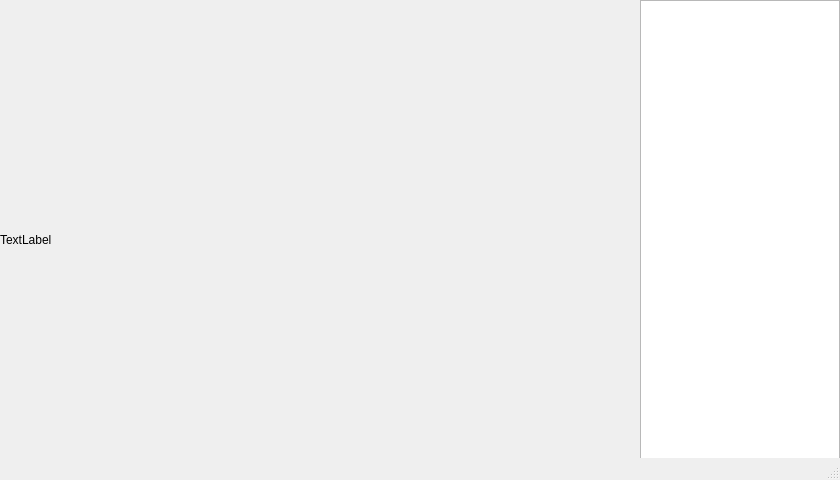
<?xml version="1.0" encoding="UTF-8"?>
<ui version="4.0">
 <class>MainWindow</class>
 <widget class="QMainWindow" name="MainWindow">
  <property name="geometry">
   <rect>
    <x>0</x>
    <y>0</y>
    <width>840</width>
    <height>480</height>
   </rect>
  </property>
  <property name="windowTitle">
   <string>ANPR</string>
  </property>
  <widget class="QWidget" name="centralwidget">
   <widget class="QLabel" name="imglabel">
    <property name="geometry">
     <rect>
      <x>0</x>
      <y>0</y>
      <width>640</width>
      <height>480</height>
     </rect>
    </property>
    <property name="text">
     <string>TextLabel</string>
    </property>
   </widget>
   <widget class="QTableWidget" name="tableWidget">
    <property name="geometry">
     <rect>
      <x>640</x>
      <y>0</y>
      <width>200</width>
      <height>480</height>
     </rect>
    </property>
   </widget>
  </widget>
  <widget class="QMenuBar" name="menubar">
   <property name="geometry">
    <rect>
     <x>0</x>
     <y>0</y>
     <width>840</width>
     <height>26</height>
    </rect>
   </property>
  </widget>
  <widget class="QStatusBar" name="statusbar"/>
 </widget>
 <resources/>
 <connections/>
</ui>
